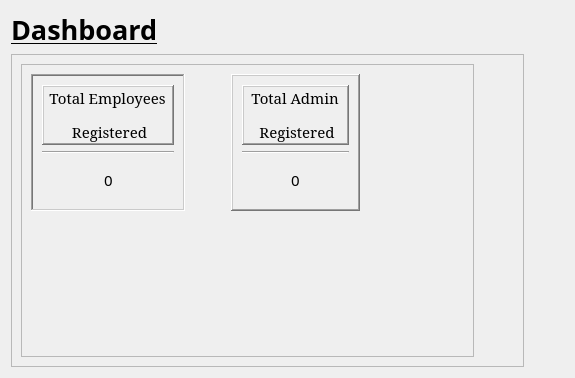
     <widget class="QWidget" name="page">
      <layout class="QGridLayout" name="gridLayout_23">
       <item row="0" column="0">
        <widget class="QLabel" name="label_14">
         <property name="font">
          <font>
           <family>Rockwell Condensed</family>
          </font>
         </property>
         <property name="text">
          <string>&lt;html&gt;&lt;head/&gt;&lt;body&gt;&lt;p&gt;&lt;span style=&quot; font-size:20pt; font-weight:700; text-decoration: underline;&quot;&gt;Dashboard&lt;/span&gt;&lt;/p&gt;&lt;/body&gt;&lt;/html&gt;</string>
         </property>
        </widget>
       </item>
       <item row="1" column="1">
        <spacer name="horizontalSpacer_31">
         <property name="orientation">
          <enum>Qt::Horizontal</enum>
         </property>
         <property name="sizeHint" stdset="0">
          <size>
           <width>40</width>
           <height>20</height>
          </size>
         </property>
        </spacer>
       </item>
       <item row="1" column="0">
        <widget class="QFrame" name="frame_9">
         <property name="frameShape">
          <enum>QFrame::StyledPanel</enum>
         </property>
         <property name="frameShadow">
          <enum>QFrame::Raised</enum>
         </property>
         <layout class="QGridLayout" name="gridLayout_22">
          <item row="0" column="0">
           <widget class="QFrame" name="frame_8">
            <property name="frameShape">
             <enum>QFrame::StyledPanel</enum>
            </property>
            <property name="frameShadow">
             <enum>QFrame::Raised</enum>
            </property>
            <layout class="QGridLayout" name="gridLayout_21">
             <item row="1" column="0">
              <spacer name="verticalSpacer_5">
               <property name="orientation">
                <enum>Qt::Vertical</enum>
               </property>
               <property name="sizeHint" stdset="0">
                <size>
                 <width>20</width>
                 <height>136</height>
                </size>
               </property>
              </spacer>
             </item>
             <item row="0" column="0">
              <layout class="QHBoxLayout" name="horizontalLayout_16">
               <item>
                <layout class="QHBoxLayout" name="horizontalLayout_15">
                 <item>
                  <widget class="QFrame" name="empFrame">
                   <property name="frameShape">
                    <enum>QFrame::WinPanel</enum>
                   </property>
                   <property name="frameShadow">
                    <enum>QFrame::Sunken</enum>
                   </property>
                   <layout class="QGridLayout" name="gridLayout_24">
                    <item row="0" column="0">
                     <widget class="QLabel" name="totalEmpLabel">
                      <property name="font">
                       <font>
                        <family>Elephant</family>
                       </font>
                      </property>
                      <property name="frameShape">
                       <enum>QFrame::WinPanel</enum>
                      </property>
                      <property name="frameShadow">
                       <enum>QFrame::Raised</enum>
                      </property>
                      <property name="text">
                       <string>&lt;html&gt;&lt;head/&gt;&lt;body&gt;&lt;p align=&quot;center&quot;&gt;&lt;span style=&quot; font-size:11pt;&quot;&gt;Total Employees &lt;/span&gt;&lt;/p&gt;&lt;p align=&quot;center&quot;&gt;&lt;span style=&quot; font-size:11pt;&quot;&gt;Registered&lt;/span&gt;&lt;/p&gt;&lt;/body&gt;&lt;/html&gt;</string>
                      </property>
                     </widget>
                    </item>
                    <item row="3" column="0">
                     <layout class="QHBoxLayout" name="horizontalLayout_23"/>
                    </item>
                    <item row="2" column="0">
                     <widget class="QFrame" name="frame_10">
                      <property name="frameShape">
                       <enum>QFrame::NoFrame</enum>
                      </property>
                      <property name="frameShadow">
                       <enum>QFrame::Sunken</enum>
                      </property>
                      <layout class="QGridLayout" name="gridLayout_19">
                       <item row="0" column="1">
                        <widget class="QLabel" name="totalEmpValue">
                         <property name="font">
                          <font>
                           <family>Rockwell</family>
                           <pointsize>14</pointsize>
                          </font>
                         </property>
                         <property name="text">
                          <string>&lt;html&gt;&lt;head/&gt;&lt;body&gt;&lt;p align=&quot;center&quot;&gt;&lt;span style=&quot; font-size:11pt;&quot;&gt;0&lt;/span&gt;&lt;/p&gt;&lt;/body&gt;&lt;/html&gt;</string>
                         </property>
                         <property name="indent">
                          <number>0</number>
                         </property>
                        </widget>
                       </item>
                       <item row="0" column="0">
                        <spacer name="horizontalSpacer_32">
                         <property name="orientation">
                          <enum>Qt::Horizontal</enum>
                         </property>
                         <property name="sizeHint" stdset="0">
                          <size>
                           <width>40</width>
                           <height>20</height>
                          </size>
                         </property>
                        </spacer>
                       </item>
                       <item row="0" column="2">
                        <spacer name="horizontalSpacer_33">
                         <property name="orientation">
                          <enum>Qt::Horizontal</enum>
                         </property>
                         <property name="sizeHint" stdset="0">
                          <size>
                           <width>40</width>
                           <height>20</height>
                          </size>
                         </property>
                        </spacer>
                       </item>
                      </layout>
                     </widget>
                    </item>
                    <item row="1" column="0">
                     <widget class="Line" name="line">
                      <property name="orientation">
                       <enum>Qt::Horizontal</enum>
                      </property>
                     </widget>
                    </item>
                   </layout>
                  </widget>
                 </item>
                 <item>
                  <spacer name="horizontalSpacer_19">
                   <property name="orientation">
                    <enum>Qt::Horizontal</enum>
                   </property>
                   <property name="sizeHint" stdset="0">
                    <size>
                     <width>40</width>
                     <height>20</height>
                    </size>
                   </property>
                  </spacer>
                 </item>
                 <item>
                  <widget class="QFrame" name="adminFrame">
                   <property name="frameShape">
                    <enum>QFrame::WinPanel</enum>
                   </property>
                   <property name="frameShadow">
                    <enum>QFrame::Raised</enum>
                   </property>
                   <layout class="QGridLayout" name="gridLayout_25">
                    <item row="0" column="0">
                     <widget class="QLabel" name="totalAdminLabel">
                      <property name="font">
                       <font>
                        <family>Elephant</family>
                       </font>
                      </property>
                      <property name="frameShape">
                       <enum>QFrame::WinPanel</enum>
                      </property>
                      <property name="frameShadow">
                       <enum>QFrame::Raised</enum>
                      </property>
                      <property name="text">
                       <string>&lt;html&gt;&lt;head/&gt;&lt;body&gt;&lt;p align=&quot;center&quot;&gt;&lt;span style=&quot; font-size:11pt;&quot;&gt;Total  Admin &lt;/span&gt;&lt;/p&gt;&lt;p align=&quot;center&quot;&gt;&lt;span style=&quot; font-size:11pt;&quot;&gt;Registered&lt;/span&gt;&lt;/p&gt;&lt;/body&gt;&lt;/html&gt;</string>
                      </property>
                     </widget>
                    </item>
                    <item row="2" column="0">
                     <widget class="QFrame" name="frame_11">
                      <property name="frameShape">
                       <enum>QFrame::NoFrame</enum>
                      </property>
                      <property name="frameShadow">
                       <enum>QFrame::Raised</enum>
                      </property>
                      <layout class="QGridLayout" name="gridLayout_20">
                       <item row="0" column="0">
                        <layout class="QHBoxLayout" name="horizontalLayout_24">
                         <item>
                          <spacer name="horizontalSpacer_36">
                           <property name="orientation">
                            <enum>Qt::Horizontal</enum>
                           </property>
                           <property name="sizeHint" stdset="0">
                            <size>
                             <width>40</width>
                             <height>20</height>
                            </size>
                           </property>
                          </spacer>
                         </item>
                         <item>
                          <widget class="QLabel" name="totalAdminValue">
                           <property name="font">
                            <font>
                             <family>Rockwell</family>
                             <pointsize>14</pointsize>
                            </font>
                           </property>
                           <property name="text">
                            <string>&lt;html&gt;&lt;head/&gt;&lt;body&gt;&lt;p align=&quot;center&quot;&gt;&lt;span style=&quot; font-size:11pt;&quot;&gt;0&lt;/span&gt;&lt;/p&gt;&lt;/body&gt;&lt;/html&gt;</string>
                           </property>
                          </widget>
                         </item>
                         <item>
                          <spacer name="horizontalSpacer_37">
                           <property name="orientation">
                            <enum>Qt::Horizontal</enum>
                           </property>
                           <property name="sizeHint" stdset="0">
                            <size>
                             <width>40</width>
                             <height>20</height>
                            </size>
                           </property>
                          </spacer>
                         </item>
                        </layout>
                       </item>
                      </layout>
                     </widget>
                    </item>
                    <item row="1" column="0">
                     <widget class="Line" name="line_2">
                      <property name="orientation">
                       <enum>Qt::Horizontal</enum>
                      </property>
                     </widget>
                    </item>
                   </layout>
                  </widget>
                 </item>
                </layout>
               </item>
               <item>
                <spacer name="horizontalSpacer_29">
                 <property name="orientation">
                  <enum>Qt::Horizontal</enum>
                 </property>
                 <property name="sizeHint" stdset="0">
                  <size>
                   <width>64</width>
                   <height>20</height>
                  </size>
                 </property>
                </spacer>
               </item>
              </layout>
             </item>
             <item row="0" column="1">
              <spacer name="horizontalSpacer_30">
               <property name="orientation">
                <enum>Qt::Horizontal</enum>
               </property>
               <property name="sizeHint" stdset="0">
                <size>
                 <width>40</width>
                 <height>20</height>
                </size>
               </property>
              </spacer>
             </item>
            </layout>
           </widget>
          </item>
          <item row="0" column="1">
           <spacer name="horizontalSpacer_20">
            <property name="orientation">
             <enum>Qt::Horizontal</enum>
            </property>
            <property name="sizeHint" stdset="0">
             <size>
              <width>40</width>
              <height>20</height>
             </size>
            </property>
           </spacer>
          </item>
         </layout>
        </widget>
       </item>
      </layout>
     </widget>
